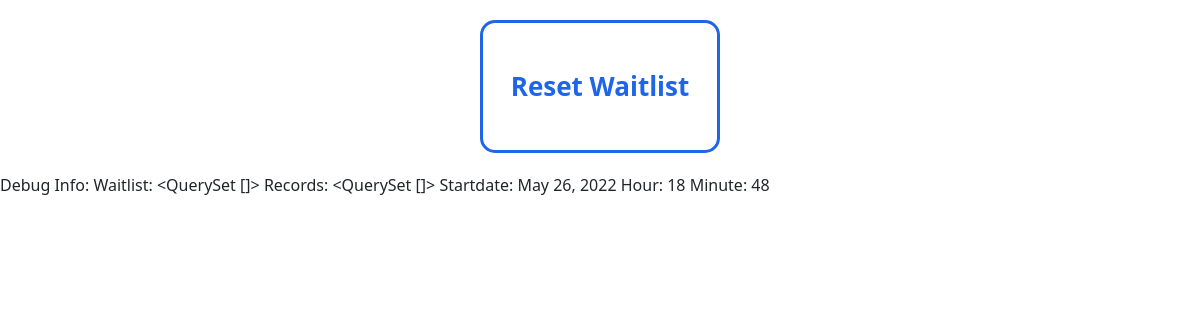
Before: /dashboard with the older database file.
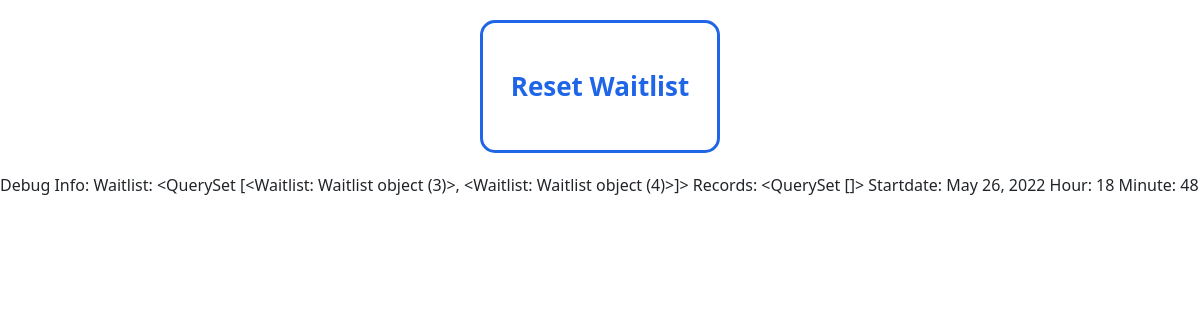
After: the same page with the newer database file.
### attendance/models.py (models this page shows)
class Waitlist (models.Model):
    id = models.AutoField(primary_key=True)
    student = models.ForeignKey(Student, on_delete=models.CASCADE, related_name = "student_waitlist")

### attendance/views.py (the view)
# urls.py: path("dashboard", views.dashboard, name="dashboard"),
def dashboard(request):
    startdate = datetime.today()-timedelta(hours=8)
    enddate = startdate + timedelta(days=1)
    records = Bathroom.objects.filter(time_out__gt = startdate).order_by('-time_out')
    return render(request, 'dashboard.html',{
        "waitlist": Waitlist.objects.all(),
        "records": records,
        "startdate":startdate.date,
        "hour": datetime.now().hour,
        "minute": datetime.now().minute
    })

### attendance/templates/dashboard.html (shortened to what this page needs)
{% extends 'layout.html' %}
{% block body %}
<form action="{% url 'reset'%}" method="post">
    <div  class="text-center "  >
            <input class="bttn choice" type="submit" value="Reset Waitlist">
    </div>
</form>
Debug Info:
Waitlist: {{waitlist}}
Records: {{records}}
Startdate: {{startdate}}
Hour: {{hour}}
Minute: {{minute}}
{% endblock %}

Changed rows visible on the page:
added Waitlist: id "<QuerySet [<Waitlist: Waitlist object (3)>, <Waitlist: Waitlist object (4)>]>"
Other visible differences:
{{ waitlist }}: "<QuerySet []>" → (not shown)
